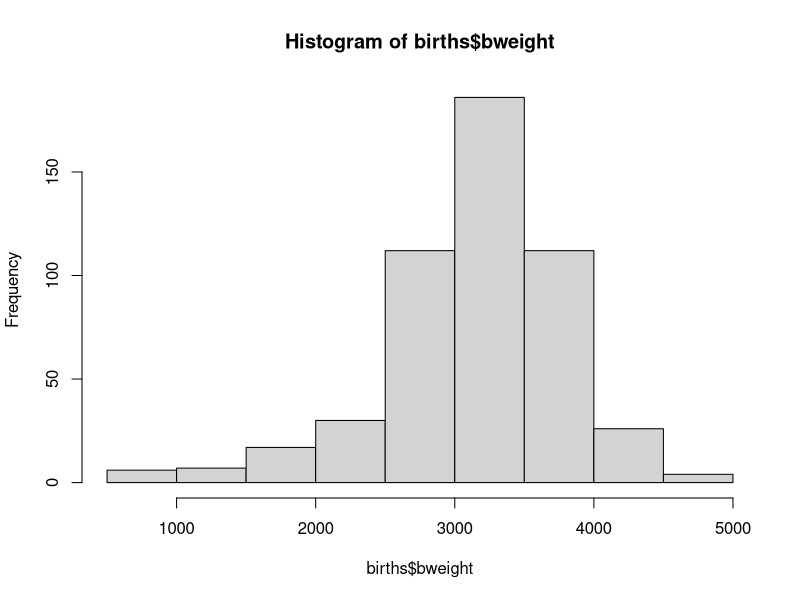
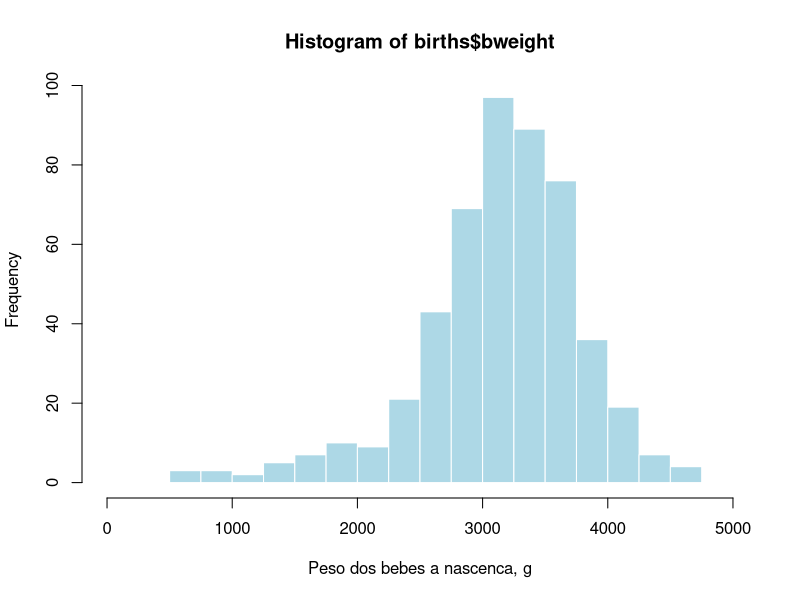
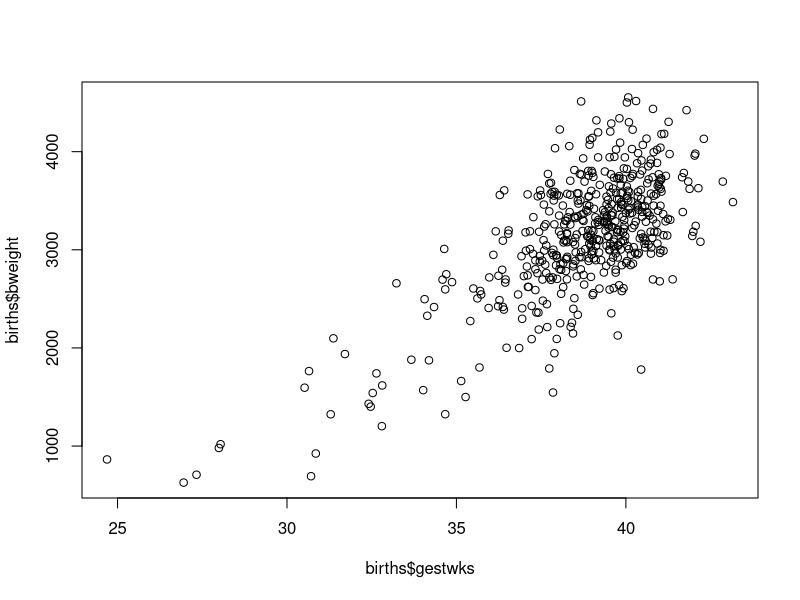
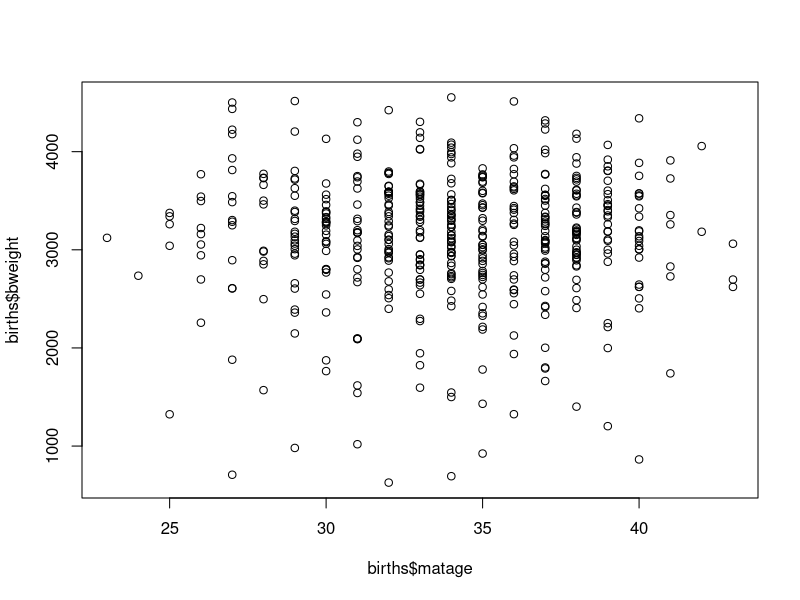
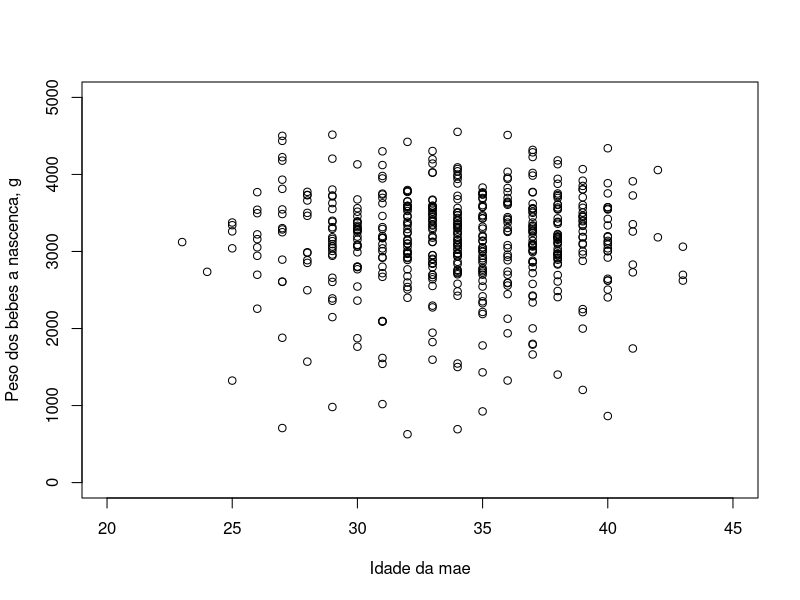
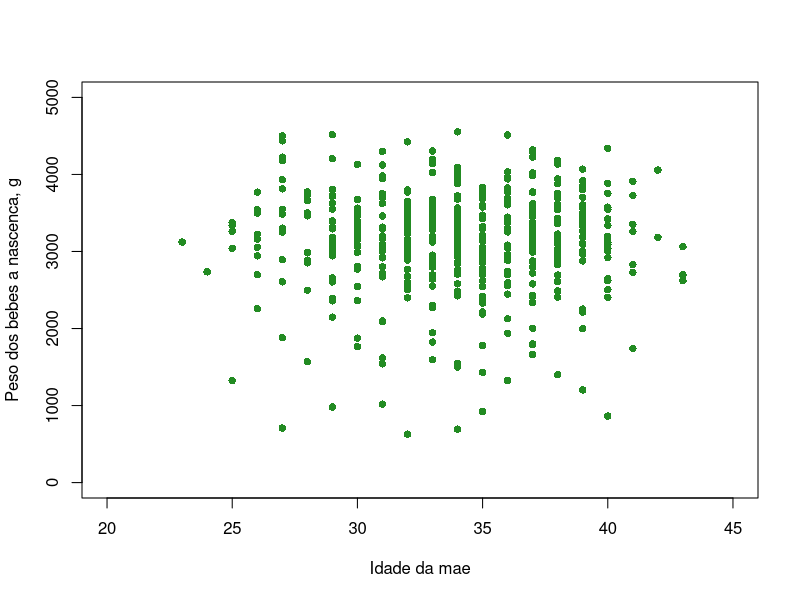
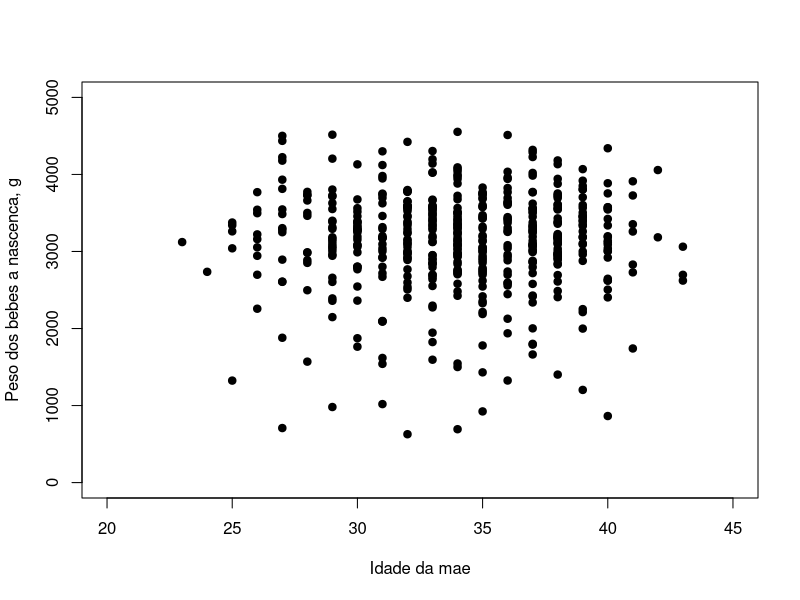
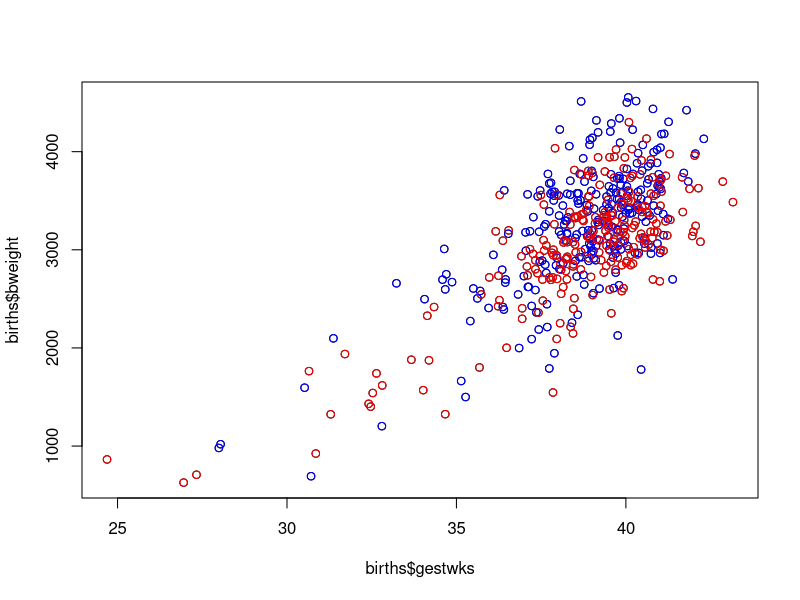

Write R code to recreate these figures, in order.
#!/usr/bin/env Rscript
# Header ------------------------------------------------------------------
# Author: Joao Malato
# Date: 2022-11-09 12:44:28
# Title: Introduction to R
# Description: Solutions to pdf Exerc_IntroR


# Guided exercises --------------------------------------------------------


# Operacoes simples -------------------------------------------------------

# 1. ----------------------------------------------------------------------

w <- c(1, -1, 2, -2)

# 2. ----------------------------------------------------------------------

print(w)

# 3. ----------------------------------------------------------------------

str(w)

# 4. ----------------------------------------------------------------------

x <- w + 1
print(x)

# 5. ----------------------------------------------------------------------

j <- seq(5, 75, by = 5)
j <- c(0, 1, j)
print(j)

# 6. ----------------------------------------------------------------------

S <- paste("Paciente", "Numero de entrada", "Doenca", 1:10, sep = " : ")
S

# 7. ----------------------------------------------------------------------

# a)
a <- x > 23

# b)
b <- (x >= -1) & (x <= 10)

# c)
c <- x == 3

# d)
d <- x <= 45

# logic conditions
a & b
b | c
d & b

# 8. ----------------------------------------------------------------------

vec_num <- c(3, 4, 2, 6, 20)
vec_char <- c("koala", "kangaroo", "monkey")
vec_logic <- c(FALSE, FALSE, TRUE, TRUE)

# 9. ----------------------------------------------------------------------

y <- c(0, 4, 2, 1, 0, 4, 0, 3, 0, 3, 3, 3, 4, 4, 2, 2, 0)
y

# 10. ---------------------------------------------------------------------

# y < 3
sum(y < 3)
length(which(y < 3))
length(y[y < 3])
length(y[which(y < 3)])

# 11. ---------------------------------------------------------------------

y[y <= 3]

# 12. ---------------------------------------------------------------------

y[y == 0]

# 13. ---------------------------------------------------------------------

y[y != 0]

# 14. ---------------------------------------------------------------------

m <- matrix(c(12, 14, 35, 7, 6, 12, 5, 22, 7, 17, 9, 11), nrow = 3, ncol = 4)
m

# 15. ---------------------------------------------------------------------

m[2, 3]

# 16. ---------------------------------------------------------------------

pauta <- data.frame(
  nros = c(2355, 3456, 2334, 5456),
  turma = c("tp1", "tp1", "tp2", "tp3"),
  notas = c(10.3, 9.3, 14.2, 15)
)
pauta

# 17. ---------------------------------------------------------------------

pauta[2, 2]

# 18. ---------------------------------------------------------------------

pauta$nros

# 19. ---------------------------------------------------------------------

pauta[pauta$notas > 10, ]
pauta[pauta$notas > 14, "nros"]
pauta[pauta$turma == "tp1", c("nros", "notas")]

# 20. ---------------------------------------------------------------------

# attach(pauta)
# detach(pauta)

# 21. ---------------------------------------------------------------------

# edit(pauta)
pauta$resultados <- c("aprovado", "oral", "aprovado", "aprovado")

# 22. ---------------------------------------------------------------------

colnames(pauta)
names(pauta)


# Entrada e saida de dados ------------------------------------------------

# 23. ---------------------------------------------------------------------

library(datasets)
# data("ChickWeight", package = "datasets")
?ChickWeight

# 24. ---------------------------------------------------------------------

library(Epi)
data(births)
?births
str(births)

# 25. ---------------------------------------------------------------------

hist(births$bweight)

# 26. ---------------------------------------------------------------------

hist(births$bweight,
     breaks = seq(0, 5000, 250), col = "lightblue", border = "white", xlab = "Peso dos bebes a nascenca, g")

# 27. ---------------------------------------------------------------------

plot(x = births$gestwks, y = births$bweight)

# 28. ---------------------------------------------------------------------

plot(x = births$matage, y = births$bweight)

# 29. ---------------------------------------------------------------------

plot(x = births$matage, y = births$bweight,
     xlab = "Idade da mae", ylab = "Peso dos bebes a nascenca, g",
     xlim = c(20, 45), ylim = c(0, 5000))

# 30. ---------------------------------------------------------------------

plot(x = births$matage, y = births$bweight,
     xlab = "Idade da mae", ylab = "Peso dos bebes a nascenca, g",
     xlim = c(20, 45), ylim = c(0, 5000),
     pch = 16, col = "forestgreen")

# 31. ---------------------------------------------------------------------

plot(x = births$matage, y = births$bweight,
     xlab = "Idade da mae", ylab = "Peso dos bebes a nascenca, g",
     xlim = c(20, 45), ylim = c(0, 5000),
     pch = 19)


# 32. ---------------------------------------------------------------------

plot(x = births$gestwks, y = births$bweight)
points(x = births$gestwks[births$sex == 1], y = births$bweight[births$sex == 1], col = "blue")
points(x = births$gestwks[births$sex == 2], y = births$bweight[births$sex == 2], col = "red")

# alternatively, define sex as a binary factor:
# births$sex_factor <- factor(births$sex, labels = c("Male", "Female"))
# plot(x = births$gestwks, y = births$bweight, col = births$sex_factor, pch = 16)

# 33. ---------------------------------------------------------------------

plot(x = births$gestwks, y = births$bweight)
points(x = births$gestwks[births$sex == 1], y = births$bweight[births$sex == 1], col = "blue")
points(x = births$gestwks[births$sex == 2], y = births$bweight[births$sex == 2], col = "red")
legend("topleft", pch = 1, legend = c("Rapazes", "Raparigas"), col = c("blue", "red"))
title(main = "Peso a nascenca vs semana gestacional em 500 nascimentos individuais")

# 34. ---------------------------------------------------------------------

plot(x = births$gestwks, y = births$bweight, col = c("blue", "red")[births$sex],
     main = "Peso a nascenca vs semana gestacional em 500 nascimentos individuais")


# 35. ---------------------------------------------------------------------

over_40 <- births$matage >= 40
as.numeric(over_40)+1

plot(x = births$gestwks, y = births$bweight, pch = c(3, 6)[as.numeric(over_40)+1], col = c(2, 1)[as.numeric(over_40)+1],
     main = "Peso a nascenca vs semana gestacional em 500 nascimentos individuais")
legend("topleft", pch = c(3, 6), legend = c("< 40", ">= 40"), col = c(2, 1))

# 36. ---------------------------------------------------------------------

# identify(births$gestwks, births$bweight)

# 37. ---------------------------------------------------------------------

library(here)

pdf(file = here("results/figures", paste("2022-11-09", "Exerc_IntroR_ex37.pdf", sep = "_")), width = 4, height = 3)
plot(x = births$gestwks, y = births$bweight)
dev.off()

# 38. ---------------------------------------------------------------------

# par(mfrow = c(1, 2))
# plot(births$matage ~ (births$gestwks + births$bweight))


# Ciclos e funcoes --------------------------------------------------------

# 39. ---------------------------------------------------------------------

# a
x <- c(1, 2, 5)
n <- length(x)

for(i in 1:n) {
  cat(x[i], "ao quadrado =", x[i]^2, "ao cubo =", x[i]^3, "\n")
}

# b
i <- 1
while(i < (n+1)) {
  cat(x[i], "ao quadrado =", x[i]^2, "ao cubo =", x[i]^3, "\n")
  i <- i+1
}

# 40. ---------------------------------------------------------------------

x <- c(3, 6, 9)
n <- length(x)

F1 <- function(x, n) {
  x^(1:n)
}
F1(x, n)

F2 <- function(x, n) {
  temp <- x^(1:n)/1:n
  1 + sum(temp)
}
F2(x, n)

# alternative using function F1 within function F2
F2 <- function(x, n) {
  temp <- F1(x, n)/1:n
  1 + sum(temp)
}
F2(x, n)

# 41. ---------------------------------------------------------------------

mat1 <- matrix(c(1, 1, 3, 5, 2, 6, -2, -1, -3), nrow = 3, ncol = 3, byrow = TRUE)

double_odd <- function(mat) {
  mat[mat%%2 == 1] <- mat[mat1%%2 == 1] * 2
  return(mat)
}

double_odd(mat1)
